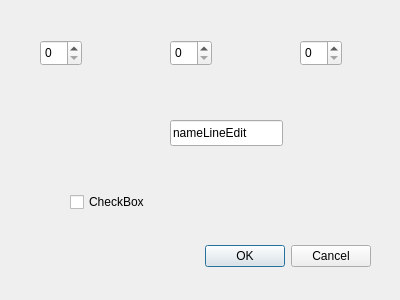
<?xml version="1.0" encoding="UTF-8"?>
<ui version="4.0">
 <class>OptionDialog</class>
 <widget class="QDialog" name="OptionDialog">
  <property name="geometry">
   <rect>
    <x>0</x>
    <y>0</y>
    <width>400</width>
    <height>300</height>
   </rect>
  </property>
  <property name="windowTitle">
   <string>Dialog</string>
  </property>
  <widget class="QDialogButtonBox" name="buttonBox">
   <property name="geometry">
    <rect>
     <x>30</x>
     <y>240</y>
     <width>341</width>
     <height>32</height>
    </rect>
   </property>
   <property name="orientation">
    <enum>Qt::Orientation::Horizontal</enum>
   </property>
   <property name="standardButtons">
    <set>QDialogButtonBox::StandardButton::Cancel|QDialogButtonBox::StandardButton::Ok</set>
   </property>
  </widget>
  <widget class="QSpinBox" name="spinBox_2">
   <property name="geometry">
    <rect>
     <x>170</x>
     <y>40</y>
     <width>42</width>
     <height>26</height>
    </rect>
   </property>
  </widget>
  <widget class="QLineEdit" name="lineEdit">
   <property name="geometry">
    <rect>
     <x>170</x>
     <y>120</y>
     <width>113</width>
     <height>26</height>
    </rect>
   </property>
   <property name="text">
    <string>nameLineEdit</string>
   </property>
  </widget>
  <widget class="QCheckBox" name="checkBox">
   <property name="geometry">
    <rect>
     <x>70</x>
     <y>190</y>
     <width>91</width>
     <height>24</height>
    </rect>
   </property>
   <property name="text">
    <string>CheckBox</string>
   </property>
  </widget>
  <widget class="QSpinBox" name="spinBox_3">
   <property name="geometry">
    <rect>
     <x>300</x>
     <y>40</y>
     <width>42</width>
     <height>26</height>
    </rect>
   </property>
  </widget>
  <widget class="QSpinBox" name="spinBox">
   <property name="geometry">
    <rect>
     <x>40</x>
     <y>40</y>
     <width>42</width>
     <height>26</height>
    </rect>
   </property>
  </widget>
 </widget>
 <resources/>
 <connections>
  <connection>
   <sender>buttonBox</sender>
   <signal>accepted()</signal>
   <receiver>OptionDialog</receiver>
   <slot>accept()</slot>
   <hints>
    <hint type="sourcelabel">
     <x>248</x>
     <y>254</y>
    </hint>
    <hint type="destinationlabel">
     <x>157</x>
     <y>274</y>
    </hint>
   </hints>
  </connection>
  <connection>
   <sender>buttonBox</sender>
   <signal>rejected()</signal>
   <receiver>OptionDialog</receiver>
   <slot>reject()</slot>
   <hints>
    <hint type="sourcelabel">
     <x>316</x>
     <y>260</y>
    </hint>
    <hint type="destinationlabel">
     <x>286</x>
     <y>274</y>
    </hint>
   </hints>
  </connection>
 </connections>
</ui>
